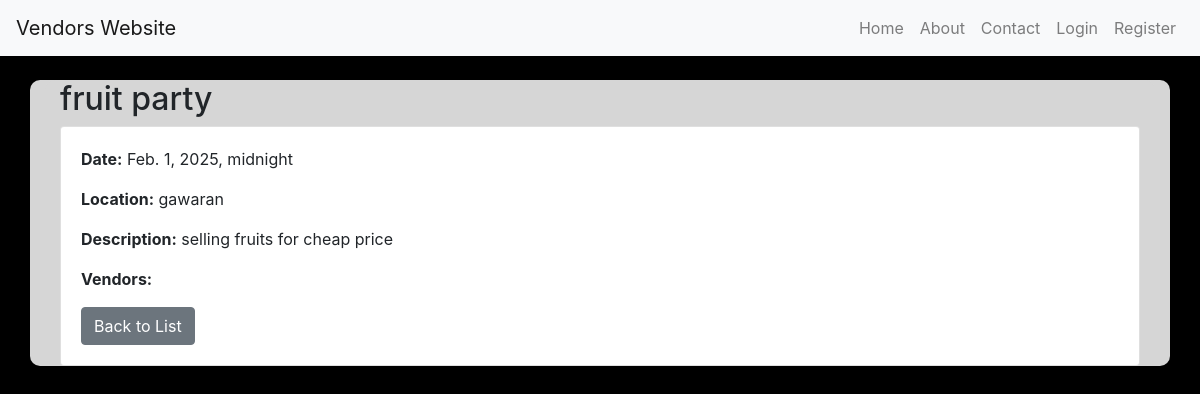
The page /event/1/ on the database its author committed.
### app/models.py (models this page shows, shortened)
class Event(models.Model):
    title = models.CharField(max_length=255)
    date = models.DateTimeField()
    location = models.CharField(max_length=255)
    description = models.TextField()
    vendors = models.ManyToManyField(Vendor, related_name='events')

### app/views.py (the view)
# urls.py: path('event/<int:pk>/', EventDetailView.as_view(), name='event_detail'),
class EventDetailView(DetailView):
    model = Event
    template_name = 'event/event_detail.html'
    context_object_name = 'event'

### app/templates/event/event_detail.html (shortened to what this page needs)
{% extends "app/base.html" %}
{% block content %}
<div class="container mt-4">
    <h2>{{ event.title }}</h2>
    <div class="card">
        <div class="card-body">
            <p><strong>Date:</strong> {{ event.date }}</p>
            <p><strong>Location:</strong> {{ event.location }}</p>
            <p><strong>Description:</strong> {{ event.description }}</p>
            <p><strong>Vendors:</strong>
            </p>
            <a href="{% url 'event_list' %}" class="btn btn-secondary">Back to List</a>
        </div>
    </div>
</div>
{% endblock content %}

### static/css/base.css (style rules this page uses)
body { background-color: black; }
.container { background-color: #d6d6d6; border-radius: 10px; }

### rows shown on the page
Event: title "fruit party", date "Feb. 1, 2025, midnight", location "gawaran", description "selling fruits for cheap price"
